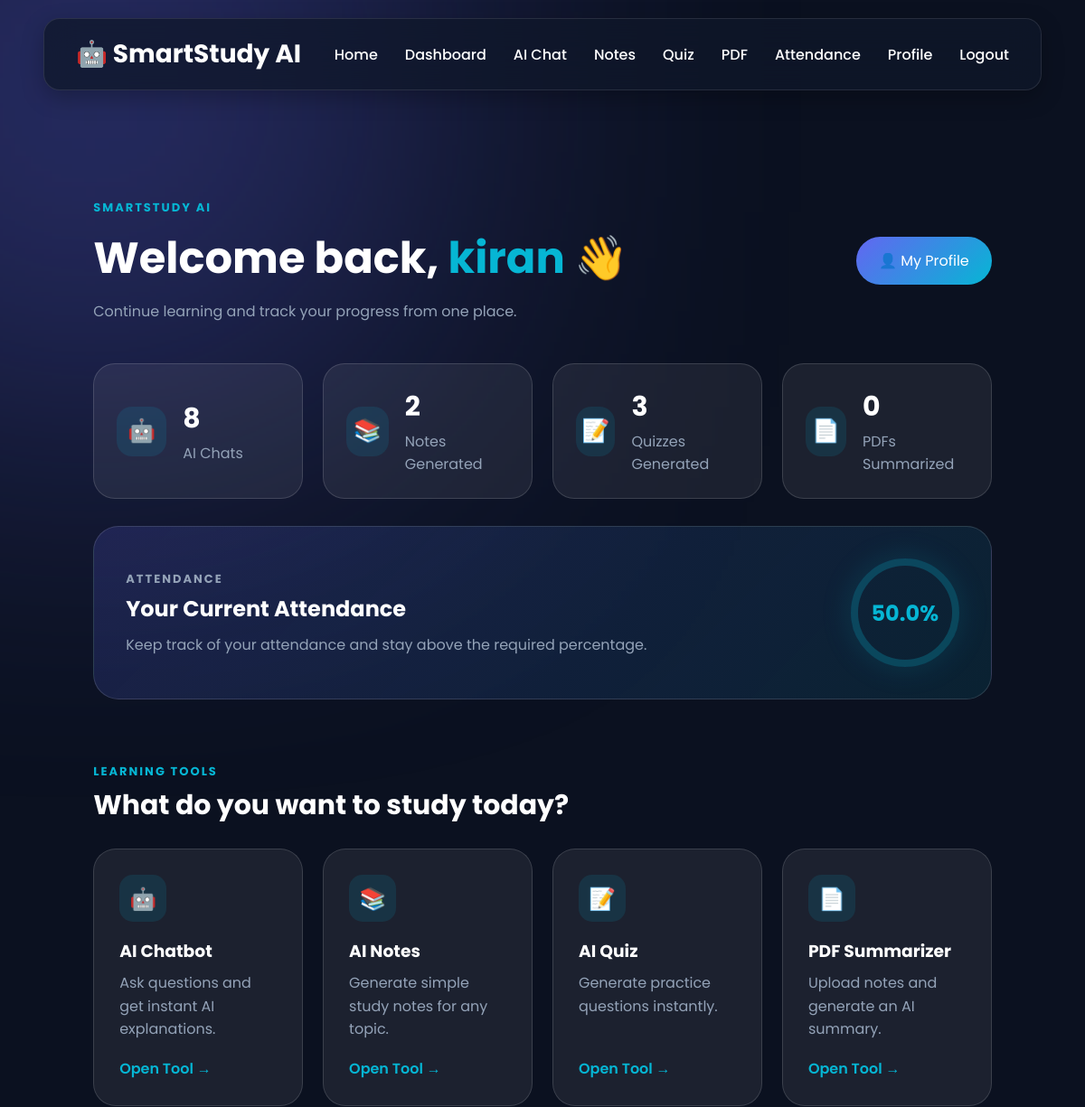
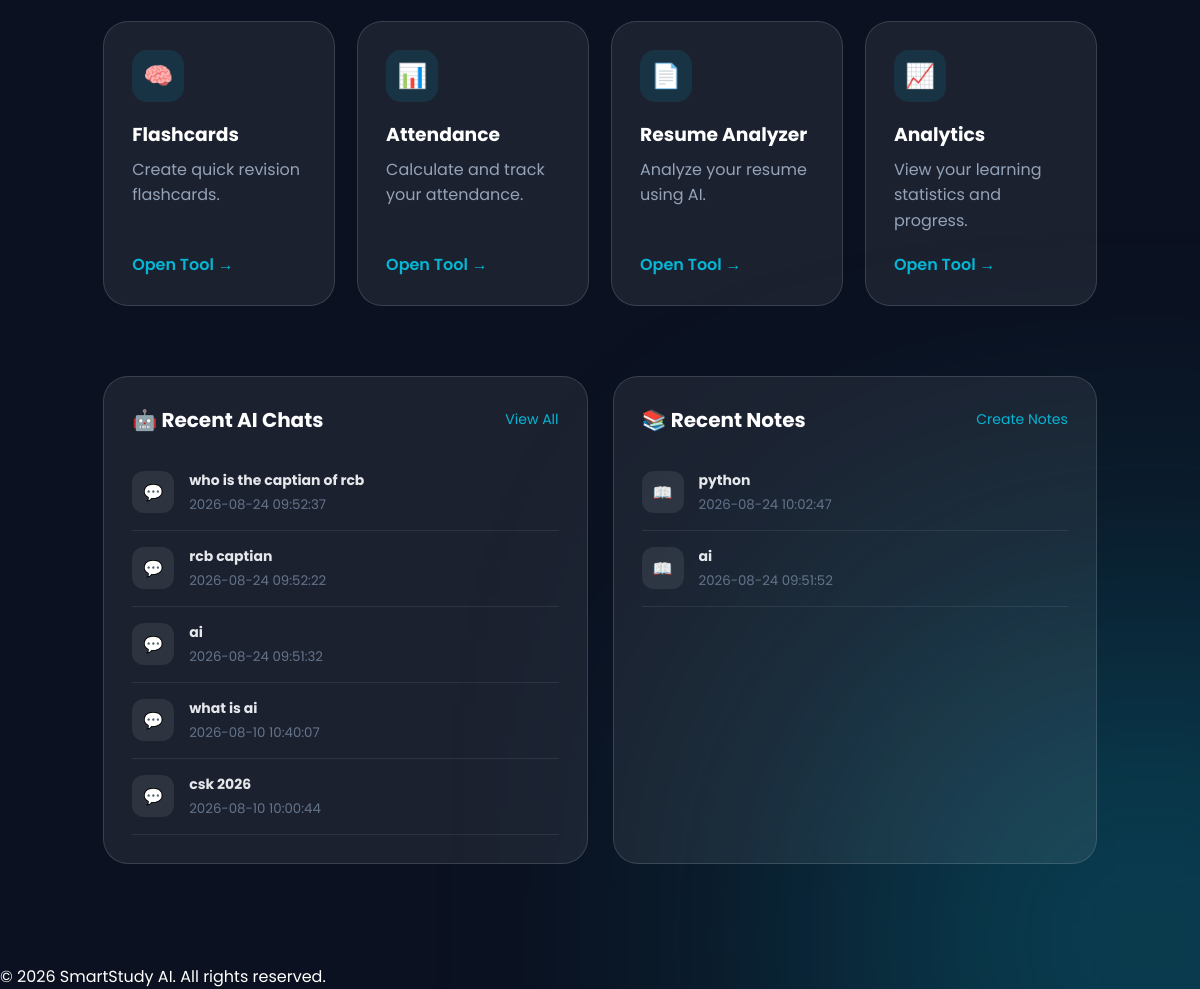
The app's page /dashboard (signed in) with its own data (2 pictures, top to bottom).
### tables this page shows
CREATE TABLE users(

            id INTEGER PRIMARY KEY AUTOINCREMENT,

            fullname TEXT NOT NULL,

            email TEXT UNIQUE,

            username TEXT UNIQUE,

            password TEXT
        );

CREATE TABLE chat_history(

            id INTEGER PRIMARY KEY AUTOINCREMENT,

            username TEXT NOT NULL,

            question TEXT NOT NULL,

            answer TEXT NOT NULL,

            created_at TIMESTAMP DEFAULT CURRENT_TIMESTAMP
        );

CREATE TABLE notes_history(

            id INTEGER PRIMARY KEY AUTOINCREMENT,

            username TEXT,

            topic TEXT,

            created_at TIMESTAMP DEFAULT CURRENT_TIMESTAMP
        );

### app.py (the view)
@app.route("/dashboard")
@login_required
def dashboard():
    username = session["username"]
    conn = get_db_connection()
    user = conn.execute(
        """
        SELECT id, fullname, email, username
        FROM users
        WHERE username = ?
        """,
        (username,)
    ).fetchone()
    if not user:
        conn.close()
        session.clear()
        return redirect(url_for("login"))
    chats = conn.execute(
        """
        SELECT COUNT(*)
        FROM chat_history
        WHERE username = ?
        """,
        (username,)
    ).fetchone()[0]
    notes = conn.execute(
        """
        SELECT COUNT(*)
        FROM notes_history
        WHERE username = ?
        """,
        (username,)
    ).fetchone()[0]
    quizzes = conn.execute(
        """
        SELECT COUNT(*)
        FROM quiz_history
        WHERE username = ?
        """,
        (username,)
    ).fetchone()[0]
    pdfs = conn.execute(
        """
        SELECT COUNT(*)
        FROM pdf_history
        WHERE username = ?
        """,
        (username,)
    ).fetchone()[0]
    attendance_data = conn.execute(
        """
        SELECT total_classes, attended_classes
        FROM attendance
        WHERE username = ?
        ORDER BY id DESC
        LIMIT 1
        """,
        (username,)
    ).fetchone()
    if (
        attendance_data
        and attendance_data["total_classes"] > 0
    ):
        attendance = round(
            (
                attendance_data["attended_classes"]
                / attendance_data["total_classes"]
            ) * 100,
            2
        )
    else:
        attendance = 0
    recent_chats = conn.execute(
        """
        SELECT question, created_at
        FROM chat_history
        WHERE username = ?
        ORDER BY id DESC
        LIMIT 5
        """,
        (username,)
    ).fetchall()
    recent_notes = conn.execute(
        """
        SELECT topic, created_at
        FROM notes_history
        WHERE username = ?
        ORDER BY id DESC
        LIMIT 5
        """,
        (username,)
    ).fetchall()
    conn.close()
    return render_template(
        "dashboard.html",
        user=user,
        chats=chats,
        notes=notes,
        quizzes=quizzes,
        pdfs=pdfs,
        attendance=attendance,
        recent_chats=recent_chats,
        recent_notes=recent_notes
    )

### app.py (called while the page is built)
def get_db_connection():
    conn = sqlite3.connect("database.db")
    conn.row_factory = sqlite3.Row
    return conn

def login_required(f):
    @wraps(f)
    def decorated_function(*args, **kwargs):
        if "username" not in session:
            return redirect(url_for("login"))
        return f(*args, **kwargs)
    return decorated_function

### templates/dashboard.html (shortened to what this page needs)
{% extends "base.html" %}
{% block content %}
<div class="dashboard-page">
    <div class="dashboard-header">
        <div>
            <p class="dashboard-label">
                SMARTSTUDY AI
            </p>
            <h1>
                Welcome back,
                <span>{{ user["fullname"] }}</span> 👋
            </h1>
            <p class="dashboard-subtitle">
                Continue learning and track your progress from one place.
            </p>
        </div>
        <a href="{{ url_for('profile') }}"
           class="profile-dashboard-btn">
            👤 My Profile
        </a>
    </div>
    <div class="dashboard-stats">
        <div class="dashboard-stat-card">
            <div class="stat-icon">
                🤖
            </div>
            <div>
                <h3>{{ chats }}</h3>
                <p>AI Chats</p>
            </div>
        </div>
        <div class="dashboard-stat-card">
            <div class="stat-icon">
                📚
            </div>
            <div>
                <h3>{{ notes }}</h3>
                <p>Notes Generated</p>
            </div>
        </div>
        <div class="dashboard-stat-card">
            <div class="stat-icon">
                📝
            </div>
            <div>
                <h3>{{ quizzes }}</h3>
                <p>Quizzes Generated</p>
            </div>
        </div>
        <div class="dashboard-stat-card">
            <div class="stat-icon">
                📄
            </div>
            <div>
                <h3>{{ pdfs }}</h3>
                <p>PDFs Summarized</p>
            </div>
        </div>
    </div>
    <div class="dashboard-attendance">
        <div>
            <p class="small-title">
                ATTENDANCE
            </p>
            <h2>
                Your Current Attendance
            </h2>
            <p>
                Keep track of your attendance and stay above the required percentage.
            </p>
        </div>
        <div class="attendance-circle">
            <strong>
                {{ attendance }}%
            </strong>
        </div>
    </div>
    <div class="dashboard-section-title">
        <p>LEARNING TOOLS</p>
        <h2>
            What do you want to study today?
        </h2>
    </div>
    <div class="dashboard-tools">
        <a href="{{ url_for('chatbot') }}"
           class="dashboard-tool-card">
            <div class="tool-icon-small">
                🤖
            </div>
            <h3>AI Chatbot</h3>
            <p>
                Ask questions and get instant AI explanations.
            </p>
            <span>
                Open Tool →
            </span>
        </a>
        <a href="{{ url_for('notes') }}"
           class="dashboard-tool-card">
            <div class="tool-icon-small">
                📚
            </div>
            <h3>AI Notes</h3>
            <p>
                Generate simple study notes for any topic.
            </p>
            <span>
                Open Tool →
            </span>
        </a>
        <a href="{{ url_for('quiz') }}"
           class="dashboard-tool-card">
            <div class="tool-icon-small">
                📝
            </div>
            <h3>AI Quiz</h3>
            <p>
                Generate practice questions instantly.
            </p>
            <span>
                Open Tool →
            </span>
        </a>
        <a href="{{ url_for('upload') }}"
           class="dashboard-tool-card">
            <div class="tool-icon-small">
                📄
            </div>
            <h3>PDF Summarizer</h3>
            <p>
                Upload notes and generate an AI summary.
            </p>
            <span>
                Open Tool →
            </span>
        </a>
        <a href="{{ url_for('flashcards') }}"
           class="dashboard-tool-card">
            <div class="tool-icon-small">
                🧠
            </div>
            <h3>Flashcards</h3>
            <p>
                Create quick revision flashcards.
            </p>
            <span>
                Open Tool →
            </span>
        </a>
        <a href="{{ url_for('attendance') }}"
           class="dashboard-tool-card">
            <div class="tool-icon-small">
                📊
            </div>
            <h3>Attendance</h3>
            <p>
                Calculate and track your attendance.
            </p>
            <span>
                Open Tool →
            </span>
        </a>
        <a href="{{ url_for('resume') }}"
           class="dashboard-tool-card">
            <div class="tool-icon-small">
                📄
            </div>
            <h3>Resume Analyzer</h3>
            <p>
                Analyze your resume using AI.
            </p>
            <span>
                Open Tool →
            </span>
        </a>
        <a href="{{ url_for('analytics') }}"
           class="dashboard-tool-card">
            <div class="tool-icon-small">
                📈
            </div>
            <h3>Analytics</h3>
            <p>
                View your learning statistics and progress.
            </p>
            <span>
                Open Tool →
            </span>
        </a>
    </div>
    <div class="recent-section">
        <div class="recent-card">
            <div class="recent-heading">
                <h2>
                    🤖 Recent AI Chats
                </h2>
                <a href="{{ url_for('history') }}">
                    View All
                </a>
            </div>
            {% if recent_chats %}
                {% for chat in recent_chats %}
                <div class="recent-item">
                    <div class="recent-item-icon">
                        💬
                    </div>
                    <div>
                        <strong>
                            {{ chat["question"] }}
                        </strong>
                        <small>
                            {{ chat["created_at"] }}
                        </small>
                    </div>
                </div>
                {% endfor %}
            {% else %}
                <div class="empty-activity">
                    No AI chats yet.
                </div>
            {% endif %}
        </div>
        <div class="recent-card">
            <div class="recent-heading">
                <h2>
                    📚 Recent Notes
                </h2>
                <a href="{{ url_for('notes') }}">
                    Create Notes
                </a>
            </div>
            {% if recent_notes %}
                {% for note in recent_notes %}
                <div class="recent-item">
                    <div class="recent-item-icon">
                        📖
                    </div>
                    <div>
                        <strong>
                            {{ note["topic"] }}
                        </strong>
                        <small>
                            {{ note["created_at"] }}
                        </small>
                    </div>
                </div>
                {% endfor %}
            {% else %}
                <div class="empty-activity">
                    No notes generated yet.
                </div>
            {% endif %}
        </div>
    </div>
</div>
{% endblock %}

### templates/base.html (shortened to what this page needs)
<!DOCTYPE html>
<html lang="en">
<head>
    <link
        rel="stylesheet"
        href="{{ url_for('static', filename='css/style.css') }}?v=2"
    >
    <link
        rel="stylesheet"
        href="{{ url_for('static', filename='css/animations.css') }}"
    >
</head>
<body>
    <nav class="navbar">
        <div class="logo">
            🤖 SmartStudy AI
        </div>
        <ul class="nav-links">
            <li>
                <a href="{{ url_for('home') }}">
                    Home
                </a>
            </li>
            <li>
                <a href="{{ url_for('dashboard') }}">
                    Dashboard
                </a>
            </li>
            <li>
                <a href="{{ url_for('chatbot') }}">
                    AI Chat
                </a>
            </li>
            <li>
                <a href="{{ url_for('notes') }}">
                    Notes
                </a>
            </li>
            <li>
                <a href="{{ url_for('quiz') }}">
                    Quiz
                </a>
            </li>
            <li>
                <a href="{{ url_for('upload') }}">
                    PDF
                </a>
            </li>
            <li>
                <a href="{{ url_for('attendance') }}">
                    Attendance
                </a>
            </li>
            <li>
                <a href="{{ url_for('profile') }}">
                    Profile
                </a>
            </li>
            <li>
                <a href="{{ url_for('logout') }}">
                    Logout
                </a>
            </li>
        </ul>
    </nav>
    <main class="page-content page-enter">
        {% block content %}
        {% endblock %}
    </main>
    <footer class="site-footer">
        <p>
            &copy; 2026 SmartStudy AI. All rights reserved.
        </p>
    </footer>
</body>
</html>

### static/css/animations.css (style rules this page uses)
.page-enter { animation: pageEnter 0.6s ease-out both; }

### records on screen
users: fullname "kiran"
chat_history: question "who is the captian of rcb", created_at "2026-08-24 09:52:37"
chat_history: question "rcb captian", created_at "2026-08-24 09:52:22"
chat_history: question "ai", created_at "2026-08-24 09:51:32"
chat_history: question "what is ai", created_at "2026-08-10 10:40:07"
chat_history: question "csk 2026", created_at "2026-08-10 10:00:44"
notes_history: topic "python", created_at "2026-08-24 10:02:47"
notes_history: topic "ai", created_at "2026-08-24 09:51:52"

### other values on screen
{{ chats }} "8"
{{ notes }} "2"
{{ quizzes }} "3"
{{ pdfs }} "0"
{{ attendance }} "50.0"
